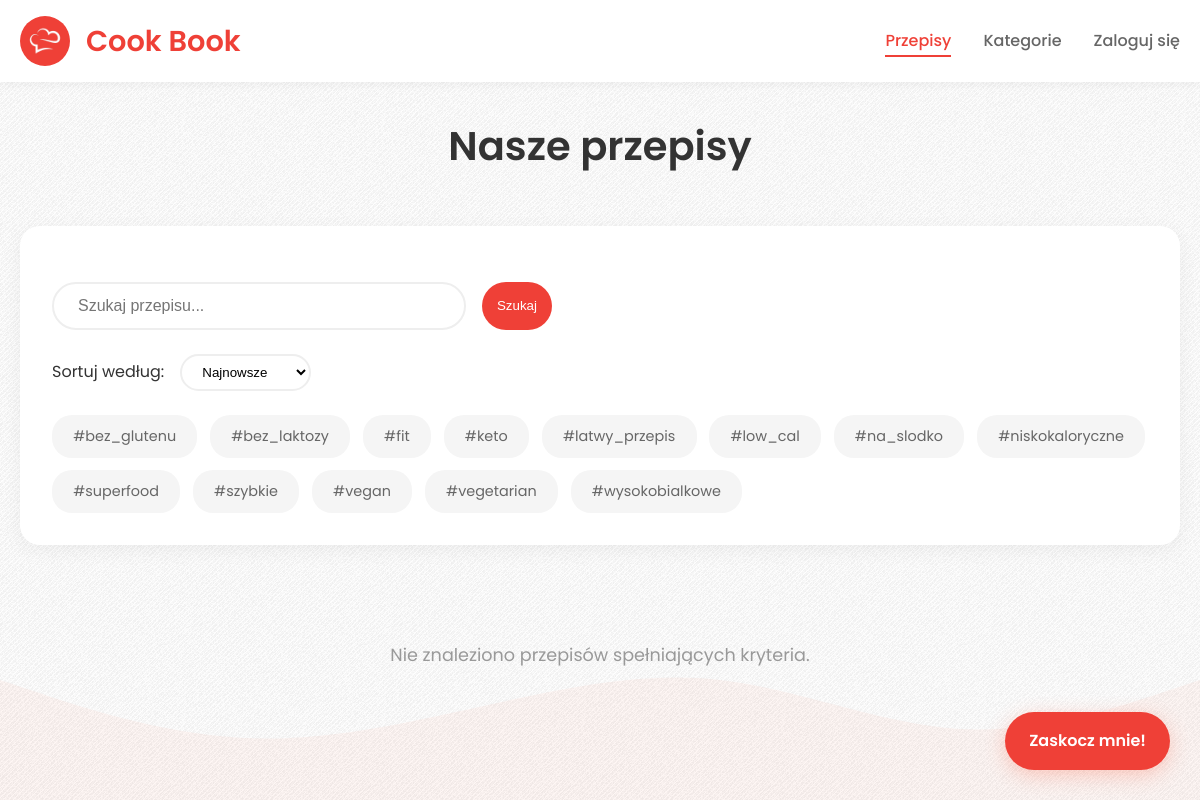
The page / on the database its author committed.
### tables this page shows
CREATE TABLE tags (
    id INT PRIMARY KEY AUTO_INCREMENT,
    name VARCHAR(50) UNIQUE NOT NULL
);

### config.php (called while the page is built, shortened)
<?php
function isLoggedIn() {
    return isset($_SESSION['user_id']);
}
?>

### index.php (the view, shortened to what this page needs)
<?php
require_once 'config.php';
$search = $_GET['search'] ?? '';
$tag = $_GET['tag'] ?? '';
$sort = $_GET['sort'] ?? 'newest';
$sql = "SELECT DISTINCT r.*, rs.avg_rating, rs.rating_count, rs.author,
        GROUP_CONCAT(t.name SEPARATOR ',') as tags
        FROM recipe_stats rs
        JOIN recipes r ON r.id = rs.id
        LEFT JOIN recipe_tags rt ON r.id = rt.recipe_id
        LEFT JOIN tags t ON rt.tag_id = t.id
        WHERE 1=1";
$params = [];
$sql .= " GROUP BY r.id";
switch($sort) {
    default:
        $sql .= " ORDER BY r.created_at DESC";
}
$stmt = $pdo->prepare($sql);
$stmt->execute($params);
$recipes = $stmt->fetchAll();
$tagsStmt = $pdo->query("SELECT * FROM tags ORDER BY name");
$allTags = $tagsStmt->fetchAll();
?>
<!DOCTYPE html>
<html lang="pl">
<head>
    <link rel="stylesheet" href="style.css">
</head>
<body>
    <header>
        <nav>
            <div class="nav-container">
                <a href="index.php" class="nav-brand">
                    <div class="logo-icon">
                        <img src="images/logomain.png" alt="Logo" class="logo-img2">
                    </div>
                    <h1>Cook Book</h1>
                </a>
                <ul class="nav-menu">
                    <li><a href="index.php" class="active">Przepisy</a></li>
                    <li><a href="categories.php">Kategorie</a></li>
                    <?php if (isLoggedIn()): ?>
                        <li><a href="pantry.php">Moja spiżarnia</a></li>
                        <li><a href="favorites.php">Ulubione</a></li>
                        <li><a href="logout.php">Wyloguj (<?php echo $_SESSION['username']; ?>)</a></li>
                    <?php else: ?>
                        <li><a href="login.php">Zaloguj się</a></li>
                    <?php endif; ?>
                </ul>
            </div>
        </nav>
    </header>
    <main class="container">
        <div class="section-header">
            <h2>Nasze przepisy</h2>
        </div>
        <div class="filters-section">
            <form method="GET" class="search-form">
                <input type="text" name="search" placeholder="Szukaj przepisu..."
                       value="<?php echo htmlspecialchars($search); ?>">
                <button type="submit">Szukaj</button>
            </form>
            <div class="sort-options">
                <label>Sortuj według:</label>
                <select name="sort" onchange="window.location.href='?sort='+this.value+'&search=<?php echo $search; ?>&tag=<?php echo $tag; ?>'">
                    <option value="newest" <?php echo $sort === 'newest' ? 'selected' : ''; ?>>Najnowsze</option>
                </select>
            </div>
            <div class="tags-filter">
                <?php foreach ($allTags as $t): ?>
                    <a href="?tag=<?php echo $t['name']; ?>"
                       class="tag <?php echo $tag === $t['name'] ? 'active' : ''; ?>">
                        #<?php echo $t['name']; ?>
                    </a>
                <?php endforeach; ?>
            </div>
        </div>
        <?php if (empty($recipes)): ?>
            <p class="no-results">Nie znaleziono przepisów spełniających kryteria.</p>
        <?php endif; ?>
    </main>
    <a href="random.php" class="random-recipe-btn">Zaskocz mnie!</a>
    <div class="wave-decoration"></div>
</body>
</html>

### style.css (style rules this page uses)
* { margin: 0; padding: 0; box-sizing: border-box; }
:root { --primary-orange: #EF4037; --dark-orange: #EF4037; --light-orange: #FFA500; --coral: #FF6347; --light-coral: #FA8072; --cream: #FFF8DC; --brown: #8B4513; }
body { font-family: 'Poppins', sans-serif; background-image: url('textures/textures.png'); background-repeat: repeat; background-size: auto; color: #333; line-height: 1.6; }
.logo-icon { width: 50px; height: 50px; background: var(--dark-orange); border-radius: 50%; display: flex; align-items: center; justify-content: center; position: relative; overflow: hidden; }
.logo-img2 { width: 60px; height: 60px; }
.logo-icon::before { color: white; font-size: 2rem; position: absolute; transform: scaleX(2); }
header { background-color: white; padding: 1rem 0; box-shadow: 0 2px 10px rgba(0,0,0,0.05); position: sticky; top: 0; z-index: 100; }
.nav-container { max-width: 1200px; margin: 0 auto; padding: 0 20px; display: flex; justify-content: space-between; align-items: center; }
.nav-brand { display: flex; align-items: center; gap: 1rem; text-decoration: none; color: var(--dark-orange); }
.nav-container h1 { font-size: 1.8rem; font-weight: 600; color: var(--dark-orange); margin-right: 200px; }
.nav-menu { display: flex; list-style: none; gap: 2rem; align-items: center; }
.nav-menu a { color: #666; text-decoration: none; font-weight: 500; transition: color 0.3s; position: relative; }
.nav-menu a:hover, .nav-menu a.active { color: var(--primary-orange); }
.nav-menu a.active::after { content: ''; position: absolute; bottom: -5px; left: 0; right: 0; height: 2px; background: var(--primary-orange); }
.container { max-width: 1200px; margin: 2rem auto; padding: 0 20px; }
.section-header { text-align: center; margin-bottom: 3rem; }
.section-header h2 { font-size: 2.5rem; color: #333; font-weight: 600; margin-bottom: 0.5rem; }
.filters-section { background: white; padding: 2rem; border-radius: 20px; margin-bottom: 2rem; box-shadow: 0 5px 20px rgba(0,0,0,0.05); }
.search-form { margin: 1.5rem 0; display: flex; gap: 1rem; max-width: 500px; }
.search-form input { flex: 1; padding: 0.8rem 1.5rem; border: 2px solid #eee; border-radius: 25px; font-size: 1rem; transition: border-color 0.3s; }
.search-form button { padding: 15px; background-color: var(--primary-orange); color: white; border: none; border-radius: 25px; cursor: pointer; transition: all 0.3s; }
.sort-options { margin: 1.5rem 0; display: flex; align-items: center; gap: 1rem; }
.sort-options select { padding: 0.5rem 1rem; border: 2px solid #eee; border-radius: 20px; background: white; cursor: pointer; }
.tags-filter { display: flex; flex-wrap: wrap; gap: 0.8rem; margin-top: 1.5rem; }
.tag { display: inline-block; padding: 0.5rem 1.2rem; background-color: #f5f5f5; color: #666; text-decoration: none; border-radius: 20px; font-size: 0.9rem; transition: all 0.3s; border: 2px solid transparent; }
.no-results { text-align: center; padding: 4rem; color: #999; font-size: 1.1rem; }
.random-recipe-btn { position: fixed; bottom: 30px; right: 30px; background-color: #EF4037; color: white; padding: 1rem 1.5rem; border-radius: 50px; text-decoration: none; box-shadow: 0 5px 20px rgba(255, 99, 71, 0.3); transition: all 0.3s; font-weight: 600; display: flex; align-items: center; gap: 0.5rem; }
.random-recipe-btn::before { font-size: 1.2rem; }
.wave-decoration { position: fixed; bottom: 0; left: 0; width: 100%; height: 200px; background-size: cover; z-index: -1; pointer-events: none; }

### rows shown on the page
tags: name "bez_glutenu"
tags: name "bez_laktozy"
tags: name "fit"
tags: name "keto"
tags: name "latwy_przepis"
tags: name "low_cal"
tags: name "na_slodko"
tags: name "niskokaloryczne"
tags: name "superfood"
tags: name "szybkie"
tags: name "vegan"
tags: name "vegetarian"
tags: name "wysokobialkowe"
